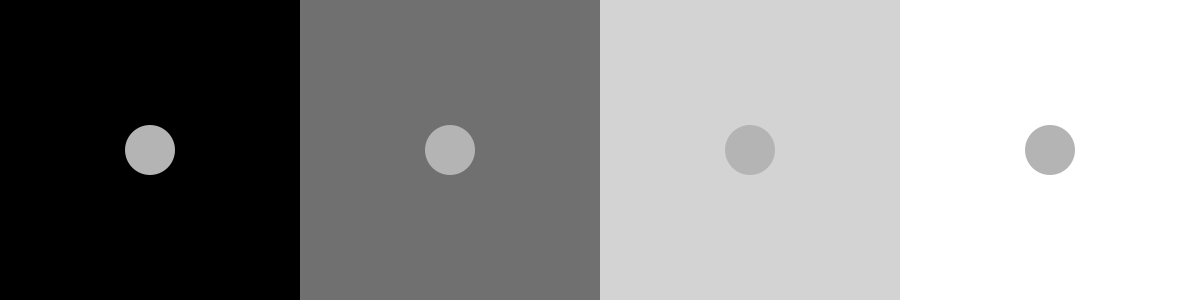
Frame 1 (no input)
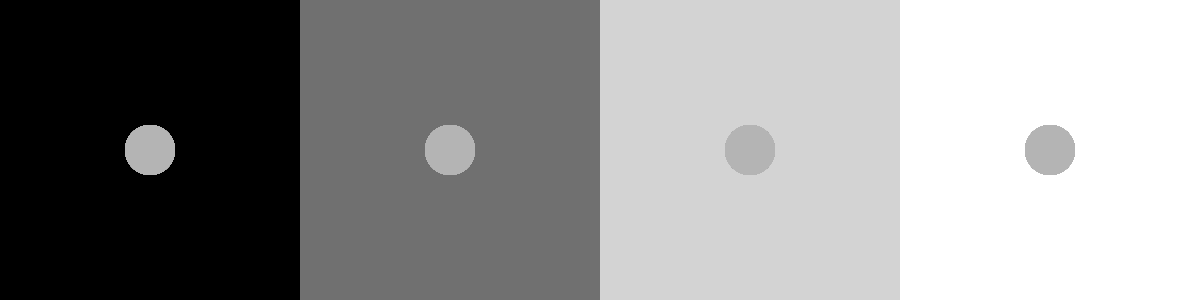
Frame 60 (the mouse pressed at the canvas centre just before this capture)
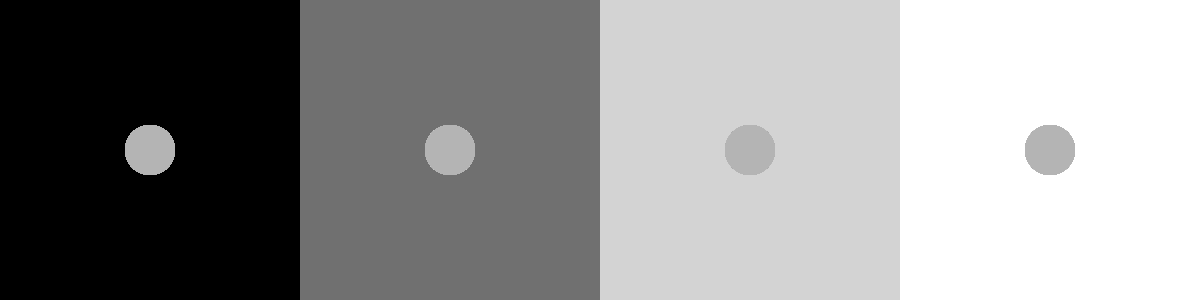
Frame 120 (the mouse held since frame 60 and released just before this capture)

The Processing sketch that drew these frames (run headless with seeded random() and noise(); from frame 60 on, the mouse is pressed at the canvas centre):

// Processing sketch: ChubbIllusion
// ── ChubbIllusion.pde
PGraphics pg, pg1, pg2, pg3, pg4;
boolean showBg = true;
void setup(){
  size(1200,300);
  pg1 = createGraphics(300,300);
  pg2 = createGraphics(300,300);
  pg3 = createGraphics(300,300);
  pg4 = createGraphics(300,300);  
  pg = createGraphics(100,100);
}
void draw(){
  background(211);
  pg.beginDraw();
  pg.noStroke();
  pg.fill(180);
  pg.circle(pg.width/2,pg.height/2,50);
  pg.endDraw();
  pg1.beginDraw();
  pg1.background(0);
  pg1.endDraw();
  pg2.beginDraw();
  pg2.background(112);
  pg2.endDraw();
  pg3.beginDraw();
  pg2.background(240);
  pg3.endDraw();
  pg4.beginDraw();
  pg4.background(255);
  pg4.endDraw();
  if(showBg){
    image(pg1,0,0);
    image(pg2,pg1.width,0);
    image(pg3,pg1.width+pg2.width,0);
    image(pg4,pg1.width+pg2.width+pg3.width,0);
  }
  image(pg,100,100);
  image(pg,400,100);
  image(pg,700,100);
  image(pg,1000,100);
}

void mouseClicked(){
  showBg = !showBg;
}
